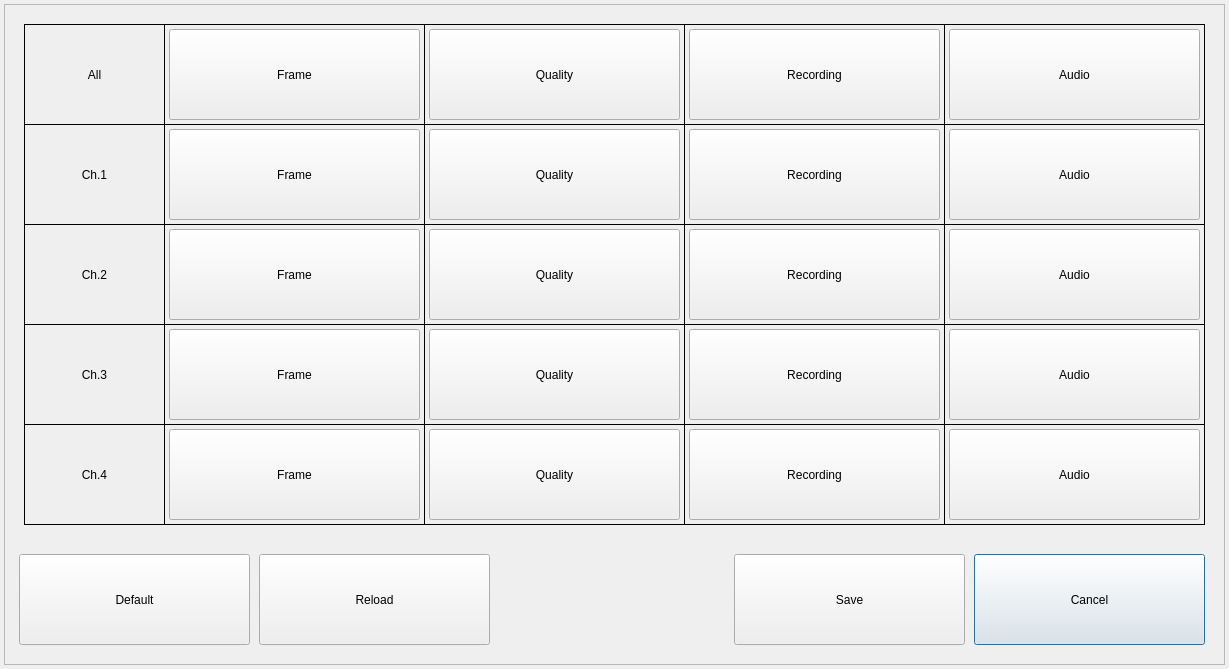
<?xml version="1.0" encoding="UTF-8"?>
<ui version="4.0">
 <class>NormalDialog</class>
 <widget class="QDialog" name="NormalDialog">
  <property name="geometry">
   <rect>
    <x>0</x>
    <y>0</y>
    <width>1229</width>
    <height>669</height>
   </rect>
  </property>
  <property name="windowTitle">
   <string>NORMAL PROPERTY</string>
  </property>
  <widget class="QFrame" name="frame">
   <property name="geometry">
    <rect>
     <x>4</x>
     <y>4</y>
     <width>1221</width>
     <height>661</height>
    </rect>
   </property>
   <property name="frameShape">
    <enum>QFrame::StyledPanel</enum>
   </property>
   <property name="frameShadow">
    <enum>QFrame::Raised</enum>
   </property>
   <widget class="QPushButton" name="buttonClose">
    <property name="geometry">
     <rect>
      <x>970</x>
      <y>550</y>
      <width>231</width>
      <height>91</height>
     </rect>
    </property>
    <property name="text">
     <string>Cancel</string>
    </property>
   </widget>
   <widget class="QPushButton" name="buttonSave">
    <property name="geometry">
     <rect>
      <x>730</x>
      <y>550</y>
      <width>231</width>
      <height>91</height>
     </rect>
    </property>
    <property name="text">
     <string>Save</string>
    </property>
   </widget>
   <widget class="QLabel" name="labelAll">
    <property name="geometry">
     <rect>
      <x>20</x>
      <y>20</y>
      <width>141</width>
      <height>101</height>
     </rect>
    </property>
    <property name="frameShape">
     <enum>QFrame::Box</enum>
    </property>
    <property name="text">
     <string>All</string>
    </property>
    <property name="alignment">
     <set>Qt::AlignCenter</set>
    </property>
   </widget>
   <widget class="QLabel" name="labelCh1">
    <property name="geometry">
     <rect>
      <x>20</x>
      <y>120</y>
      <width>141</width>
      <height>101</height>
     </rect>
    </property>
    <property name="frameShape">
     <enum>QFrame::Box</enum>
    </property>
    <property name="text">
     <string>Ch.1</string>
    </property>
    <property name="alignment">
     <set>Qt::AlignCenter</set>
    </property>
   </widget>
   <widget class="QLabel" name="labelCh3">
    <property name="geometry">
     <rect>
      <x>20</x>
      <y>320</y>
      <width>141</width>
      <height>101</height>
     </rect>
    </property>
    <property name="frameShape">
     <enum>QFrame::Box</enum>
    </property>
    <property name="text">
     <string>Ch.3</string>
    </property>
    <property name="alignment">
     <set>Qt::AlignCenter</set>
    </property>
   </widget>
   <widget class="QLabel" name="labelCh2">
    <property name="geometry">
     <rect>
      <x>20</x>
      <y>220</y>
      <width>141</width>
      <height>101</height>
     </rect>
    </property>
    <property name="frameShape">
     <enum>QFrame::Box</enum>
    </property>
    <property name="text">
     <string>Ch.2</string>
    </property>
    <property name="alignment">
     <set>Qt::AlignCenter</set>
    </property>
   </widget>
   <widget class="QLabel" name="labelCh4">
    <property name="geometry">
     <rect>
      <x>20</x>
      <y>420</y>
      <width>141</width>
      <height>101</height>
     </rect>
    </property>
    <property name="frameShape">
     <enum>QFrame::Box</enum>
    </property>
    <property name="text">
     <string>Ch.4</string>
    </property>
    <property name="alignment">
     <set>Qt::AlignCenter</set>
    </property>
   </widget>
   <widget class="QLabel" name="labelAudio3">
    <property name="geometry">
     <rect>
      <x>940</x>
      <y>320</y>
      <width>261</width>
      <height>101</height>
     </rect>
    </property>
    <property name="frameShape">
     <enum>QFrame::Box</enum>
    </property>
    <property name="text">
     <string/>
    </property>
    <property name="alignment">
     <set>Qt::AlignCenter</set>
    </property>
   </widget>
   <widget class="QLabel" name="labelFrame">
    <property name="geometry">
     <rect>
      <x>160</x>
      <y>20</y>
      <width>261</width>
      <height>101</height>
     </rect>
    </property>
    <property name="frameShape">
     <enum>QFrame::Box</enum>
    </property>
    <property name="text">
     <string/>
    </property>
    <property name="alignment">
     <set>Qt::AlignCenter</set>
    </property>
   </widget>
   <widget class="QLabel" name="labelQuality1">
    <property name="geometry">
     <rect>
      <x>420</x>
      <y>120</y>
      <width>261</width>
      <height>101</height>
     </rect>
    </property>
    <property name="frameShape">
     <enum>QFrame::Box</enum>
    </property>
    <property name="text">
     <string/>
    </property>
    <property name="alignment">
     <set>Qt::AlignCenter</set>
    </property>
   </widget>
   <widget class="QLabel" name="labelRecording2">
    <property name="geometry">
     <rect>
      <x>680</x>
      <y>220</y>
      <width>261</width>
      <height>101</height>
     </rect>
    </property>
    <property name="frameShape">
     <enum>QFrame::Box</enum>
    </property>
    <property name="text">
     <string/>
    </property>
    <property name="alignment">
     <set>Qt::AlignCenter</set>
    </property>
   </widget>
   <widget class="QLabel" name="labelRecording4">
    <property name="geometry">
     <rect>
      <x>680</x>
      <y>420</y>
      <width>261</width>
      <height>101</height>
     </rect>
    </property>
    <property name="frameShape">
     <enum>QFrame::Box</enum>
    </property>
    <property name="text">
     <string/>
    </property>
    <property name="alignment">
     <set>Qt::AlignCenter</set>
    </property>
   </widget>
   <widget class="QLabel" name="labelRecording3">
    <property name="geometry">
     <rect>
      <x>680</x>
      <y>320</y>
      <width>261</width>
      <height>101</height>
     </rect>
    </property>
    <property name="frameShape">
     <enum>QFrame::Box</enum>
    </property>
    <property name="text">
     <string/>
    </property>
    <property name="alignment">
     <set>Qt::AlignCenter</set>
    </property>
   </widget>
   <widget class="QLabel" name="labelFrame3">
    <property name="geometry">
     <rect>
      <x>160</x>
      <y>320</y>
      <width>261</width>
      <height>101</height>
     </rect>
    </property>
    <property name="frameShape">
     <enum>QFrame::Box</enum>
    </property>
    <property name="text">
     <string/>
    </property>
    <property name="alignment">
     <set>Qt::AlignCenter</set>
    </property>
   </widget>
   <widget class="QLabel" name="labelFrame2">
    <property name="geometry">
     <rect>
      <x>160</x>
      <y>220</y>
      <width>261</width>
      <height>101</height>
     </rect>
    </property>
    <property name="frameShape">
     <enum>QFrame::Box</enum>
    </property>
    <property name="text">
     <string/>
    </property>
    <property name="alignment">
     <set>Qt::AlignCenter</set>
    </property>
   </widget>
   <widget class="QLabel" name="labelQuality4">
    <property name="geometry">
     <rect>
      <x>420</x>
      <y>420</y>
      <width>261</width>
      <height>101</height>
     </rect>
    </property>
    <property name="frameShape">
     <enum>QFrame::Box</enum>
    </property>
    <property name="text">
     <string/>
    </property>
    <property name="alignment">
     <set>Qt::AlignCenter</set>
    </property>
   </widget>
   <widget class="QLabel" name="labelFrame1">
    <property name="geometry">
     <rect>
      <x>160</x>
      <y>120</y>
      <width>261</width>
      <height>101</height>
     </rect>
    </property>
    <property name="frameShape">
     <enum>QFrame::Box</enum>
    </property>
    <property name="text">
     <string/>
    </property>
    <property name="alignment">
     <set>Qt::AlignCenter</set>
    </property>
   </widget>
   <widget class="QLabel" name="labelAudio2">
    <property name="geometry">
     <rect>
      <x>940</x>
      <y>220</y>
      <width>261</width>
      <height>101</height>
     </rect>
    </property>
    <property name="frameShape">
     <enum>QFrame::Box</enum>
    </property>
    <property name="text">
     <string/>
    </property>
    <property name="alignment">
     <set>Qt::AlignCenter</set>
    </property>
   </widget>
   <widget class="QLabel" name="labelFrame4">
    <property name="geometry">
     <rect>
      <x>160</x>
      <y>420</y>
      <width>261</width>
      <height>101</height>
     </rect>
    </property>
    <property name="frameShape">
     <enum>QFrame::Box</enum>
    </property>
    <property name="text">
     <string/>
    </property>
    <property name="alignment">
     <set>Qt::AlignCenter</set>
    </property>
   </widget>
   <widget class="QLabel" name="labelRecording">
    <property name="geometry">
     <rect>
      <x>680</x>
      <y>20</y>
      <width>261</width>
      <height>101</height>
     </rect>
    </property>
    <property name="frameShape">
     <enum>QFrame::Box</enum>
    </property>
    <property name="text">
     <string/>
    </property>
    <property name="alignment">
     <set>Qt::AlignCenter</set>
    </property>
   </widget>
   <widget class="QLabel" name="labelQuality">
    <property name="geometry">
     <rect>
      <x>420</x>
      <y>20</y>
      <width>261</width>
      <height>101</height>
     </rect>
    </property>
    <property name="frameShape">
     <enum>QFrame::Box</enum>
    </property>
    <property name="text">
     <string/>
    </property>
    <property name="alignment">
     <set>Qt::AlignCenter</set>
    </property>
   </widget>
   <widget class="QLabel" name="labelQuality3">
    <property name="geometry">
     <rect>
      <x>420</x>
      <y>320</y>
      <width>261</width>
      <height>101</height>
     </rect>
    </property>
    <property name="frameShape">
     <enum>QFrame::Box</enum>
    </property>
    <property name="text">
     <string/>
    </property>
    <property name="alignment">
     <set>Qt::AlignCenter</set>
    </property>
   </widget>
   <widget class="QLabel" name="labelAudio1">
    <property name="geometry">
     <rect>
      <x>940</x>
      <y>120</y>
      <width>261</width>
      <height>101</height>
     </rect>
    </property>
    <property name="frameShape">
     <enum>QFrame::Box</enum>
    </property>
    <property name="text">
     <string/>
    </property>
    <property name="alignment">
     <set>Qt::AlignCenter</set>
    </property>
   </widget>
   <widget class="QLabel" name="labelAudio">
    <property name="geometry">
     <rect>
      <x>940</x>
      <y>20</y>
      <width>261</width>
      <height>101</height>
     </rect>
    </property>
    <property name="frameShape">
     <enum>QFrame::Box</enum>
    </property>
    <property name="text">
     <string/>
    </property>
    <property name="alignment">
     <set>Qt::AlignCenter</set>
    </property>
   </widget>
   <widget class="QLabel" name="labelAudio4">
    <property name="geometry">
     <rect>
      <x>940</x>
      <y>420</y>
      <width>261</width>
      <height>101</height>
     </rect>
    </property>
    <property name="frameShape">
     <enum>QFrame::Box</enum>
    </property>
    <property name="text">
     <string/>
    </property>
    <property name="alignment">
     <set>Qt::AlignCenter</set>
    </property>
   </widget>
   <widget class="QLabel" name="labelQuality2">
    <property name="geometry">
     <rect>
      <x>420</x>
      <y>220</y>
      <width>261</width>
      <height>101</height>
     </rect>
    </property>
    <property name="frameShape">
     <enum>QFrame::Box</enum>
    </property>
    <property name="text">
     <string/>
    </property>
    <property name="alignment">
     <set>Qt::AlignCenter</set>
    </property>
   </widget>
   <widget class="QLabel" name="labelRecording1">
    <property name="geometry">
     <rect>
      <x>680</x>
      <y>120</y>
      <width>261</width>
      <height>101</height>
     </rect>
    </property>
    <property name="frameShape">
     <enum>QFrame::Box</enum>
    </property>
    <property name="text">
     <string/>
    </property>
    <property name="alignment">
     <set>Qt::AlignCenter</set>
    </property>
   </widget>
   <widget class="QPushButton" name="buttonFrameAll">
    <property name="geometry">
     <rect>
      <x>165</x>
      <y>25</y>
      <width>251</width>
      <height>91</height>
     </rect>
    </property>
    <property name="text">
     <string>Frame</string>
    </property>
   </widget>
   <widget class="QPushButton" name="buttonQualityAll">
    <property name="geometry">
     <rect>
      <x>425</x>
      <y>25</y>
      <width>251</width>
      <height>91</height>
     </rect>
    </property>
    <property name="text">
     <string>Quality</string>
    </property>
   </widget>
   <widget class="QPushButton" name="buttonRecordingAll">
    <property name="geometry">
     <rect>
      <x>685</x>
      <y>25</y>
      <width>251</width>
      <height>91</height>
     </rect>
    </property>
    <property name="text">
     <string>Recording</string>
    </property>
   </widget>
   <widget class="QPushButton" name="buttonAudioAll">
    <property name="geometry">
     <rect>
      <x>945</x>
      <y>25</y>
      <width>251</width>
      <height>91</height>
     </rect>
    </property>
    <property name="text">
     <string>Audio</string>
    </property>
   </widget>
   <widget class="QPushButton" name="buttonFrame1">
    <property name="geometry">
     <rect>
      <x>165</x>
      <y>125</y>
      <width>251</width>
      <height>91</height>
     </rect>
    </property>
    <property name="text">
     <string>Frame</string>
    </property>
   </widget>
   <widget class="QPushButton" name="buttonFrame2">
    <property name="geometry">
     <rect>
      <x>165</x>
      <y>225</y>
      <width>251</width>
      <height>91</height>
     </rect>
    </property>
    <property name="text">
     <string>Frame</string>
    </property>
   </widget>
   <widget class="QPushButton" name="buttonFrame3">
    <property name="geometry">
     <rect>
      <x>165</x>
      <y>325</y>
      <width>251</width>
      <height>91</height>
     </rect>
    </property>
    <property name="text">
     <string>Frame</string>
    </property>
   </widget>
   <widget class="QPushButton" name="buttonFrame4">
    <property name="geometry">
     <rect>
      <x>165</x>
      <y>425</y>
      <width>251</width>
      <height>91</height>
     </rect>
    </property>
    <property name="text">
     <string>Frame</string>
    </property>
   </widget>
   <widget class="QPushButton" name="buttonQuality1">
    <property name="geometry">
     <rect>
      <x>425</x>
      <y>125</y>
      <width>251</width>
      <height>91</height>
     </rect>
    </property>
    <property name="text">
     <string>Quality</string>
    </property>
   </widget>
   <widget class="QPushButton" name="buttonQuality2">
    <property name="geometry">
     <rect>
      <x>425</x>
      <y>225</y>
      <width>251</width>
      <height>91</height>
     </rect>
    </property>
    <property name="text">
     <string>Quality</string>
    </property>
   </widget>
   <widget class="QPushButton" name="buttonQuality3">
    <property name="geometry">
     <rect>
      <x>425</x>
      <y>325</y>
      <width>251</width>
      <height>91</height>
     </rect>
    </property>
    <property name="text">
     <string>Quality</string>
    </property>
   </widget>
   <widget class="QPushButton" name="buttonQuality4">
    <property name="geometry">
     <rect>
      <x>425</x>
      <y>425</y>
      <width>251</width>
      <height>91</height>
     </rect>
    </property>
    <property name="text">
     <string>Quality</string>
    </property>
   </widget>
   <widget class="QPushButton" name="buttonRecording1">
    <property name="geometry">
     <rect>
      <x>685</x>
      <y>125</y>
      <width>251</width>
      <height>91</height>
     </rect>
    </property>
    <property name="text">
     <string>Recording</string>
    </property>
   </widget>
   <widget class="QPushButton" name="buttonRecording2">
    <property name="geometry">
     <rect>
      <x>685</x>
      <y>225</y>
      <width>251</width>
      <height>91</height>
     </rect>
    </property>
    <property name="text">
     <string>Recording</string>
    </property>
   </widget>
   <widget class="QPushButton" name="buttonRecording3">
    <property name="geometry">
     <rect>
      <x>685</x>
      <y>325</y>
      <width>251</width>
      <height>91</height>
     </rect>
    </property>
    <property name="text">
     <string>Recording</string>
    </property>
   </widget>
   <widget class="QPushButton" name="buttonRecording4">
    <property name="geometry">
     <rect>
      <x>685</x>
      <y>425</y>
      <width>251</width>
      <height>91</height>
     </rect>
    </property>
    <property name="text">
     <string>Recording</string>
    </property>
   </widget>
   <widget class="QPushButton" name="buttonAudio1">
    <property name="geometry">
     <rect>
      <x>945</x>
      <y>125</y>
      <width>251</width>
      <height>91</height>
     </rect>
    </property>
    <property name="text">
     <string>Audio</string>
    </property>
   </widget>
   <widget class="QPushButton" name="buttonAudio2">
    <property name="geometry">
     <rect>
      <x>945</x>
      <y>225</y>
      <width>251</width>
      <height>91</height>
     </rect>
    </property>
    <property name="text">
     <string>Audio</string>
    </property>
   </widget>
   <widget class="QPushButton" name="buttonAudio3">
    <property name="geometry">
     <rect>
      <x>945</x>
      <y>325</y>
      <width>251</width>
      <height>91</height>
     </rect>
    </property>
    <property name="text">
     <string>Audio</string>
    </property>
   </widget>
   <widget class="QPushButton" name="buttonAudio4">
    <property name="geometry">
     <rect>
      <x>945</x>
      <y>425</y>
      <width>251</width>
      <height>91</height>
     </rect>
    </property>
    <property name="text">
     <string>Audio</string>
    </property>
   </widget>
   <widget class="QPushButton" name="buttonDefault">
    <property name="geometry">
     <rect>
      <x>15</x>
      <y>550</y>
      <width>231</width>
      <height>91</height>
     </rect>
    </property>
    <property name="text">
     <string>Default</string>
    </property>
   </widget>
   <widget class="QPushButton" name="buttonReload">
    <property name="geometry">
     <rect>
      <x>255</x>
      <y>550</y>
      <width>231</width>
      <height>91</height>
     </rect>
    </property>
    <property name="text">
     <string>Reload</string>
    </property>
   </widget>
  </widget>
 </widget>
 <layoutdefault spacing="6" margin="11"/>
 <resources/>
 <connections/>
</ui>
